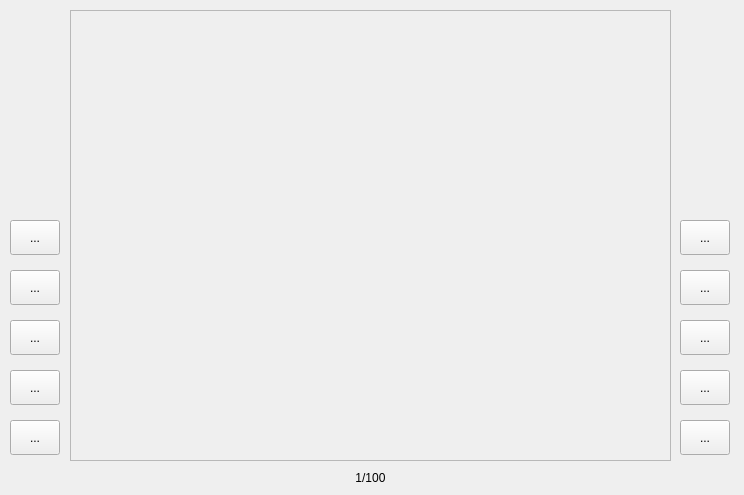
<?xml version="1.0" encoding="UTF-8"?>
<ui version="4.0">
 <class>Widget</class>
 <widget class="QWidget" name="Widget">
  <property name="geometry">
   <rect>
    <x>0</x>
    <y>0</y>
    <width>744</width>
    <height>495</height>
   </rect>
  </property>
  <property name="windowTitle">
   <string>Widget</string>
  </property>
  <widget class="QToolButton" name="Open">
   <property name="geometry">
    <rect>
     <x>680</x>
     <y>220</y>
     <width>50</width>
     <height>35</height>
    </rect>
   </property>
   <property name="text">
    <string>...</string>
   </property>
  </widget>
  <widget class="QToolButton" name="start">
   <property name="geometry">
    <rect>
     <x>680</x>
     <y>270</y>
     <width>50</width>
     <height>35</height>
    </rect>
   </property>
   <property name="text">
    <string>...</string>
   </property>
  </widget>
  <widget class="QToolButton" name="stop">
   <property name="geometry">
    <rect>
     <x>680</x>
     <y>320</y>
     <width>50</width>
     <height>35</height>
    </rect>
   </property>
   <property name="text">
    <string>...</string>
   </property>
  </widget>
  <widget class="QToolButton" name="recover">
   <property name="geometry">
    <rect>
     <x>10</x>
     <y>370</y>
     <width>50</width>
     <height>35</height>
    </rect>
   </property>
   <property name="text">
    <string>...</string>
   </property>
  </widget>
  <widget class="QToolButton" name="next">
   <property name="geometry">
    <rect>
     <x>680</x>
     <y>420</y>
     <width>50</width>
     <height>35</height>
    </rect>
   </property>
   <property name="text">
    <string>...</string>
   </property>
  </widget>
  <widget class="QToolButton" name="big">
   <property name="geometry">
    <rect>
     <x>10</x>
     <y>220</y>
     <width>50</width>
     <height>35</height>
    </rect>
   </property>
   <property name="text">
    <string>...</string>
   </property>
  </widget>
  <widget class="QToolButton" name="litte">
   <property name="geometry">
    <rect>
     <x>10</x>
     <y>270</y>
     <width>50</width>
     <height>35</height>
    </rect>
   </property>
   <property name="text">
    <string>...</string>
   </property>
  </widget>
  <widget class="QToolButton" name="nromal">
   <property name="geometry">
    <rect>
     <x>10</x>
     <y>320</y>
     <width>50</width>
     <height>35</height>
    </rect>
   </property>
   <property name="text">
    <string>...</string>
   </property>
  </widget>
  <widget class="QToolButton" name="zhuan">
   <property name="geometry">
    <rect>
     <x>10</x>
     <y>420</y>
     <width>50</width>
     <height>35</height>
    </rect>
   </property>
   <property name="text">
    <string>...</string>
   </property>
  </widget>
  <widget class="QToolButton" name="previous">
   <property name="geometry">
    <rect>
     <x>680</x>
     <y>370</y>
     <width>50</width>
     <height>35</height>
    </rect>
   </property>
   <property name="text">
    <string>...</string>
   </property>
  </widget>
  <widget class="QScrollArea" name="scrollArea">
   <property name="geometry">
    <rect>
     <x>70</x>
     <y>10</y>
     <width>601</width>
     <height>451</height>
    </rect>
   </property>
   <property name="widgetResizable">
    <bool>true</bool>
   </property>
   <widget class="QWidget" name="scrollAreaWidgetContents">
    <property name="geometry">
     <rect>
      <x>0</x>
      <y>0</y>
      <width>599</width>
      <height>449</height>
     </rect>
    </property>
   </widget>
  </widget>
  <widget class="QLabel" name="image_number">
   <property name="geometry">
    <rect>
     <x>240</x>
     <y>470</y>
     <width>261</width>
     <height>16</height>
    </rect>
   </property>
   <property name="text">
    <string>1/100</string>
   </property>
   <property name="alignment">
    <set>Qt::AlignCenter</set>
   </property>
  </widget>
 </widget>
 <layoutdefault spacing="6" margin="11"/>
 <resources/>
 <connections/>
</ui>
